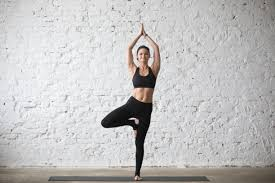
#> input picture assets/Tree pose 1.jpg, 275 x 183 px
$ python -i pose_inference.py   (imports and definitions only)
#> lines starting #> are read from the running program, lines starting #| are printed output that depends on the picture
#> further down, picture is the input picture: shape (183, 275, 3); mean B, G, R 191.3, 191.7, 192.9
import mediapipe as mp
import cv2
import numpy as np
import time
import pickle
import warnings

# [5 lines not run here, left out]

# Initialize MediaPipe drawing and pose modules.
mp_drawing = mp.solutions.drawing_utils
mp_pose = mp.solutions.pose

# Precompute CLAHE and gamma correction table.
CLAHE = cv2.createCLAHE(clipLimit=3.0, tileGridSize=(8, 8))
GAMMA = 1.2
invGamma = 1.0 / GAMMA
gamma_table = np.array([((i / 255.0) ** invGamma) * 255 for i in np.arange(256)]).astype("uint8")

def preprocess_frame(frame):
    """
    Enhance the frame using CLAHE and gamma correction.
    """
    lab = cv2.cvtColor(frame, cv2.COLOR_BGR2LAB)
#> lab: shape (183, 275, 3); mean of channels 0, 1, 2 197, 128.4, 128.5
    l, a, b = cv2.split(lab)
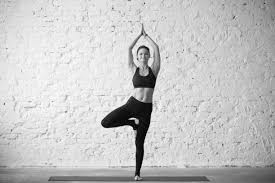
#> l: shape (183, 275); min 0, max 255, mean 197
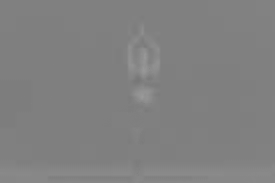
#> b: shape (183, 275); min 119, max 154, mean 128.5
    cl = CLAHE.apply(l)
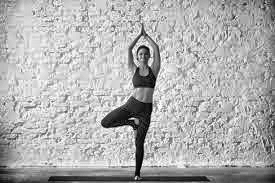
#> cl: shape (183, 275); min 1, max 255, mean 175.8
    lab = cv2.merge((cl, a, b))
#> lab: shape (183, 275, 3); mean of channels 0, 1, 2 175.8, 128.4, 128.5
    enhanced = cv2.cvtColor(lab, cv2.COLOR_LAB2BGR)
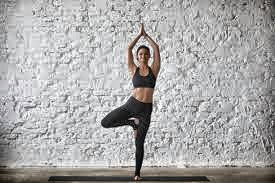
#> enhanced: shape (183, 275, 3); mean B, G, R 169.2, 169.6, 170.7
    final = cv2.LUT(enhanced, gamma_table)
    return final

# [47 lines left out: functions compute_joint_angle_from_coords, draw_skeleton, extract_landmarks, not called in this run]

# Processing resolution for efficiency.
PROCESS_WIDTH, PROCESS_HEIGHT = 640, 480

# [1 line not run here, left out]
prev_time = 0

# Global variable for smoothing landmarks.
smoothed_landmarks = None
smoothing_factor = 0.7  # Adjust this factor (0.0 for no smoothing; closer to 1.0 is smoother but laggier)

# [150 lines not run here, left out]

>>> import cv2
>>> picture = cv2.imread('assets/Tree pose 1.jpg')
>>> result = preprocess_frame(picture)

$ run again, on assets/Triangle pose.jpg
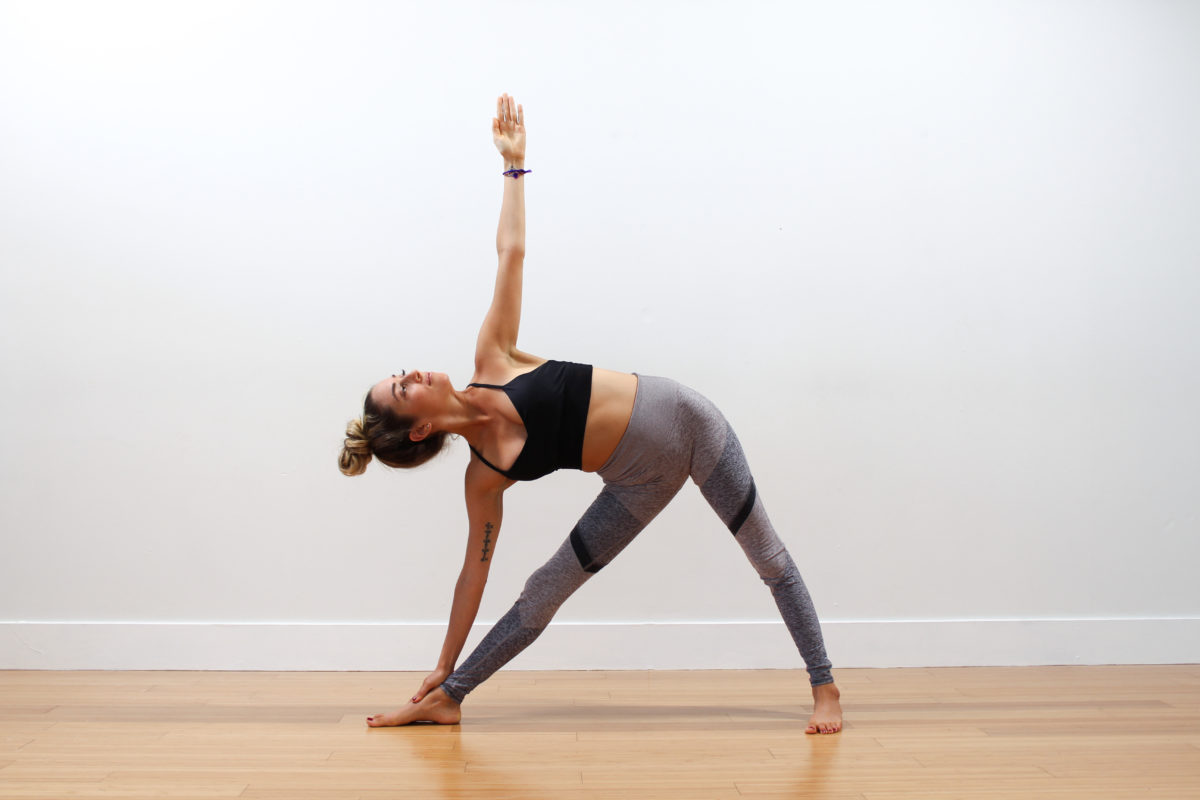
#> input picture assets/Triangle pose.jpg, 1200 x 800 px
#> picture is the input picture: shape (800, 1200, 3); mean B, G, R 207.5, 211.7, 219.1
#> in preprocess_frame, `l, a, b = cv2.split(lab)`:
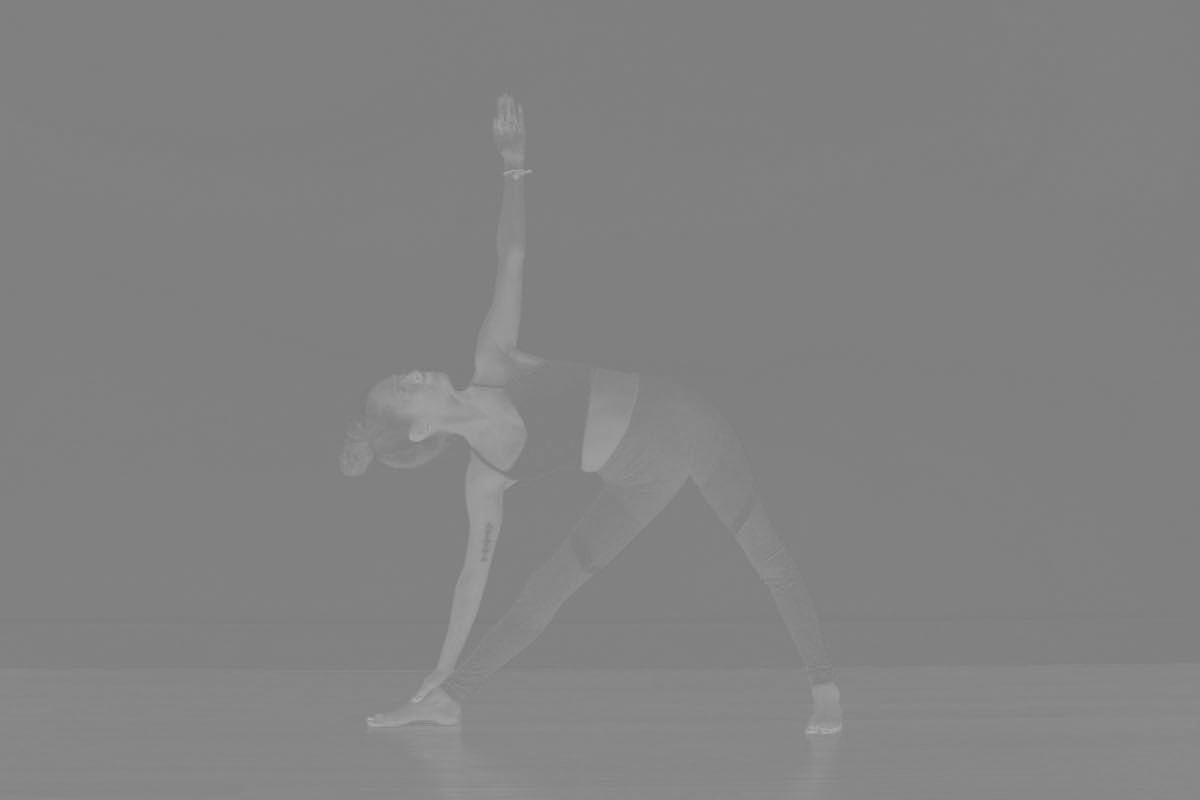
#> a: shape (800, 1200); min 121, max 173, mean 130.2
#> in preprocess_frame, `enhanced = cv2.cvtColor(lab, cv2.COLOR_LAB2BGR)`:
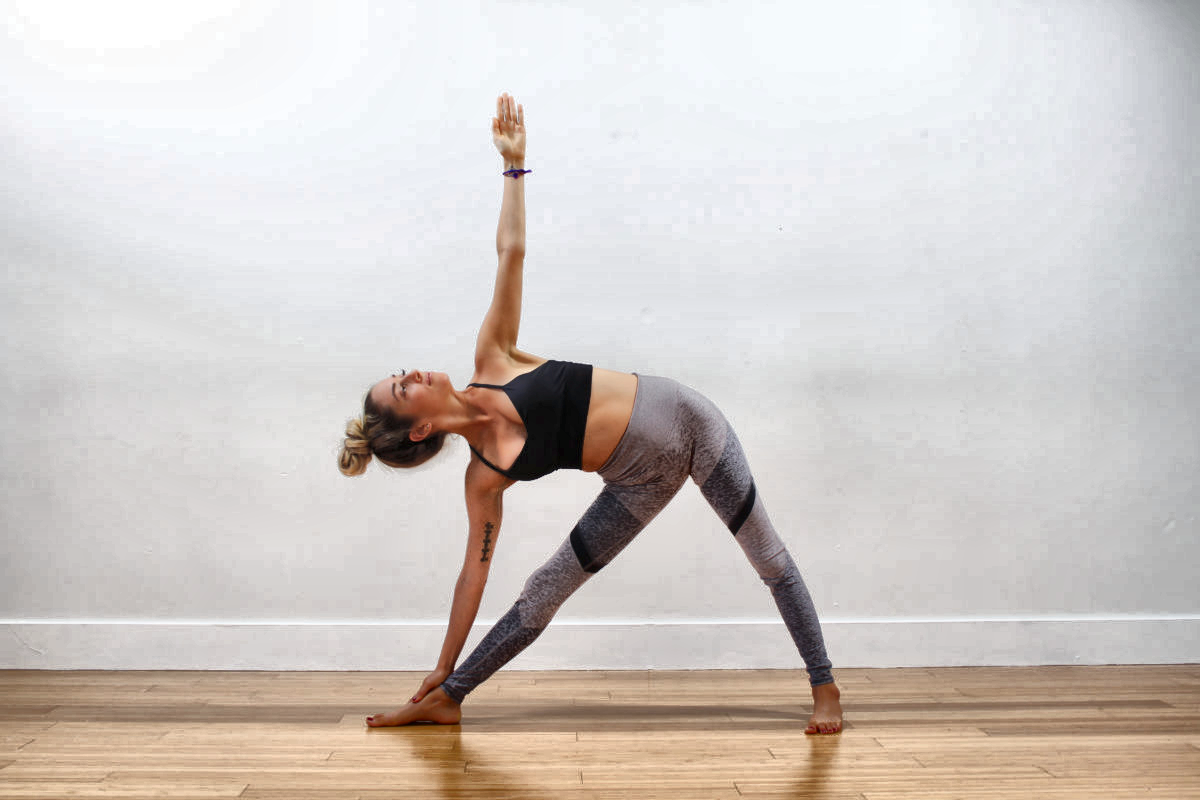
#> enhanced: shape (800, 1200, 3); mean B, G, R 197.8, 201.9, 208.9

$ run again, on assets/plank pose.jpg
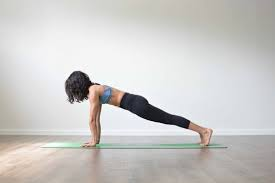
#> input picture assets/plank pose.jpg, 275 x 183 px
#> picture is the input picture: shape (183, 275, 3); mean B, G, R 199.2, 201.3, 202.9
#> in preprocess_frame, `l, a, b = cv2.split(lab)`:
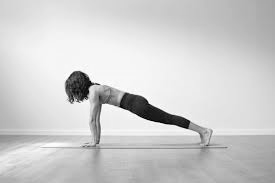
#> l: shape (183, 275); min 0, max 255, mean 206.2
#> in preprocess_frame, `enhanced = cv2.cvtColor(lab, cv2.COLOR_LAB2BGR)`:
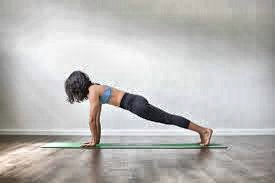
#> enhanced: shape (183, 275, 3); mean B, G, R 183.1, 185, 186.5
